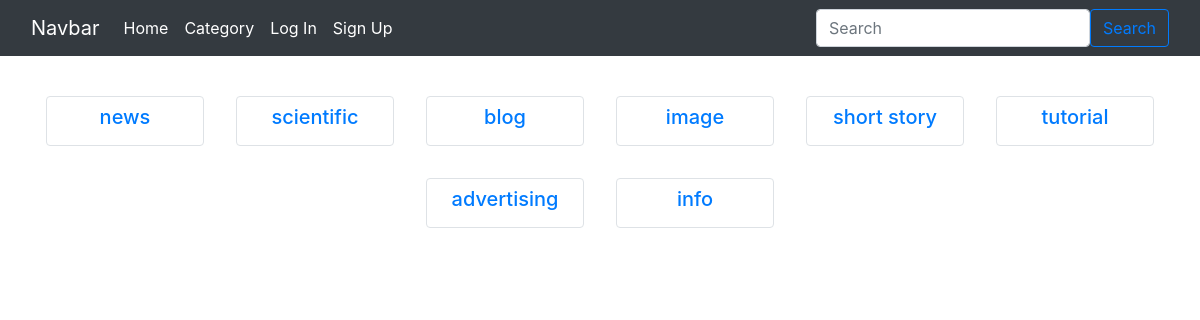
The app's page /catlist/, older data.
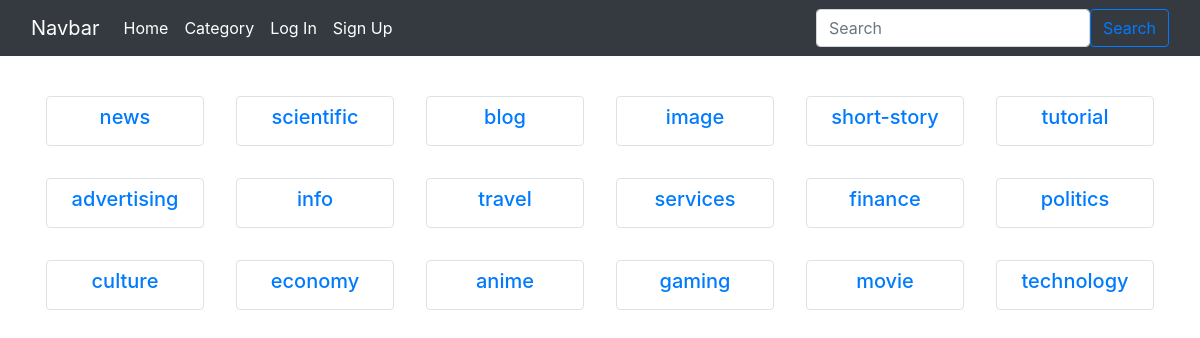
The same page, newer data.
### posts/models.py (models this page shows, shortened)
class Categories(models.Model):
    objects = None
    category_name = models.CharField(max_length=64)

### posts/views.py (the view)
# urls.py: path('catlist/', CatListView.as_view(), name='cat_list'),
class CatListView(ListView):
    template_name = 'catlist.html'
    queryset = Categories.objects.all()

### users/templates/catlist.html
{% extends 'base.html' %}
{% block content %}
<div class="container">
    <div class="row justify-content-center">
        {% for cat in object_list %}
        <div class="col-xs-6 col-sm-4 col-md-3 col-lg-2 p-3">
            <div class="col-sm-12 col-md-12 border rounded p-2">
                <div class="text-center">
                    <a href="{% url 'category_posts' cat.id %}">
                        <p class="h5">{{cat.category_name}}</p>
                    </a>
                </div>
            </div>
        </div>
        {% endfor %}
    </div>
</div>
{% endblock content %}

### users/templates/base.html (shortened to what this page needs)
<!doctype html>
<html lang="en">
<head>
        <link
    rel="stylesheet"
    href="https://cdn.jsdelivr.net/npm/bootstrap@4.0.0/dist/css/bootstrap.min.css"
>
</head>
<body>
    <nav class="navbar navbar-expand-lg bg-body-tertiary navbar-dark bg-dark">
        <div class="container-fluid">
            <a class="navbar-brand" href="#">Navbar</a>
            <div class="collapse navbar-collapse" id="navbarSupportedContent">
                <ul class="navbar-nav me-auto mb-2 mb-lg-0">
                <li class="nav-item">
                    <a class="nav-link active" aria-current="page" href="{% url 'home' %}">Home</a>
                </li>
                {% if user.is_authenticated %}
                <li class="nav-item dropdown">
                  <a class="nav-link dropdown-toggle active" href="#" id="navbarDropdownMenuLink" role="button" data-bs-toggle="dropdown" aria-haspopup="true" aria-expanded="false">
                    {{ user.username }}
                  </a>
                    <div class="dropdown-menu dropdown-menu-fit px-1" aria-labelledby="navbarDropdownMenuLink">
                        <h6 class="dropdown-header">Profile Information</h6>
                        <p class="dropdown-item-text">First Name: {{ user.first_name }}</p>
                        <p class="dropdown-item-text">Last Name: {{ user.last_name }}</p>
                        <p class="dropdown-item-text">Age: {{ user.age }}</p>
                        <p class="dropdown-item-text">Country: {{ user.country.name }}</p>
                        <p class="dropdown-item-text">Occupation: {{ user.occupation }}</p>
                        <p class="dropdown-item-text">Email: {{ user.email }}</p>
                        <a href="{% url 'edit_profile' %}">Edit profile</a>
                    </div>
                </li>
                <li class="nav-item">
                    <a class="nav-link active" href="{% url 'blog_new' %}">New Blog</a>
                </li>
                <li class="nav-item">
                    <a class="nav-link active" href="{% url 'cat_list' %}">Category</a>
                </li>
                <li class="nav-item">
                    <a class="nav-link active" href="{% url 'logout' %}">Log Out</a>
                </li>
                {% else %}
                <li class="nav-item">
                    <a class="nav-link active" href="{% url 'cat_list' %}">Category</a>
                </li>
                <li class="nav-item">
                    <a class="nav-link active" href="{% url 'login' %}">Log In</a>
                </li>
                <li class="nav-item">
                    <a class="nav-link active" href="{% url 'signup' %}">Sign Up</a>
                </li>
                {% endif %}
                </ul>
            </div>
            <form class="d-flex" method="post" action="{% url 'blog_search' %}" autocomplete="off">
                <input type="text" name="post_search" class="form-control me-2 rounded" placeholder="Search">
                <button type="submit" name="submit" value="Search" class="btn btn-outline-primary">Search</button>
            </form>
        </div>
    </nav>
    {% block content %}{% endblock content %}
</body>
</html>

Row changes from the older to the newer data that the page shows:
changed Categories: category_name "short story" → "short-story"
added Categories: category_name "travel"
added Categories: category_name "services"
added Categories: category_name "finance"
added Categories: category_name "politics"
added Categories: category_name "culture"
added Categories: category_name "economy"
added Categories: category_name "anime"
added Categories: category_name "gaming"
added Categories: category_name "movie"
added Categories: category_name "technology"
